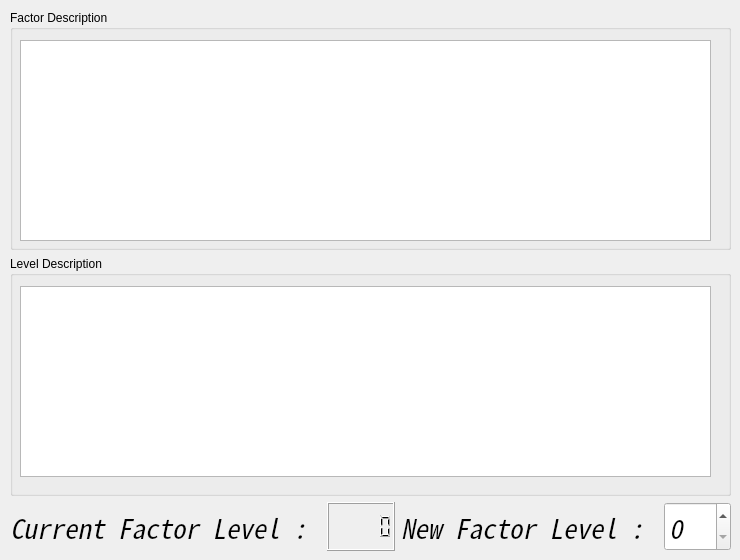
           <widget class="QWidget" name="tab_8">
            <attribute name="title">
             <string>Knowledge and Education</string>
            </attribute>
            <widget class="QWidget" name="layoutWidget">
             <property name="geometry">
              <rect>
               <x>10</x>
               <y>10</y>
               <width>721</width>
               <height>541</height>
              </rect>
             </property>
             <layout class="QGridLayout" name="gridLayout_16">
              <item row="0" column="0" colspan="4">
               <widget class="QGroupBox" name="groupBox_5">
                <property name="title">
                 <string>Factor Description</string>
                </property>
                <widget class="QTextBrowser" name="textBrowser">
                 <property name="geometry">
                  <rect>
                   <x>10</x>
                   <y>30</y>
                   <width>691</width>
                   <height>201</height>
                  </rect>
                 </property>
                </widget>
               </widget>
              </item>
              <item row="2" column="1">
               <widget class="QLCDNumber" name="lcdNumber_3">
                <property name="font">
                 <font>
                  <family>Noto Sans Mono CJK KR</family>
                  <pointsize>20</pointsize>
                  <weight>50</weight>
                  <italic>true</italic>
                  <bold>false</bold>
                 </font>
                </property>
               </widget>
              </item>
              <item row="2" column="0">
               <widget class="QLabel" name="label_15">
                <property name="font">
                 <font>
                  <family>Noto Sans Mono CJK KR</family>
                  <pointsize>20</pointsize>
                  <weight>50</weight>
                  <italic>true</italic>
                  <bold>false</bold>
                 </font>
                </property>
                <property name="text">
                 <string>Current Factor Level : </string>
                </property>
               </widget>
              </item>
              <item row="1" column="0" colspan="4">
               <widget class="QGroupBox" name="groupBox_6">
                <property name="title">
                 <string>Level Description</string>
                </property>
                <widget class="QListView" name="listView">
                 <property name="geometry">
                  <rect>
                   <x>10</x>
                   <y>30</y>
                   <width>691</width>
                   <height>191</height>
                  </rect>
                 </property>
                </widget>
               </widget>
              </item>
              <item row="2" column="2">
               <widget class="QLabel" name="label_5">
                <property name="font">
                 <font>
                  <family>Noto Sans Mono CJK KR</family>
                  <pointsize>20</pointsize>
                  <weight>50</weight>
                  <italic>true</italic>
                  <bold>false</bold>
                 </font>
                </property>
                <property name="text">
                 <string>New Factor Level : </string>
                </property>
               </widget>
              </item>
              <item row="2" column="3">
               <widget class="QSpinBox" name="spinBox_3">
                <property name="font">
                 <font>
                  <family>Noto Sans Mono CJK KR</family>
                  <pointsize>20</pointsize>
                  <weight>50</weight>
                  <italic>true</italic>
                  <bold>false</bold>
                 </font>
                </property>
               </widget>
              </item>
             </layout>
            </widget>
           </widget>
